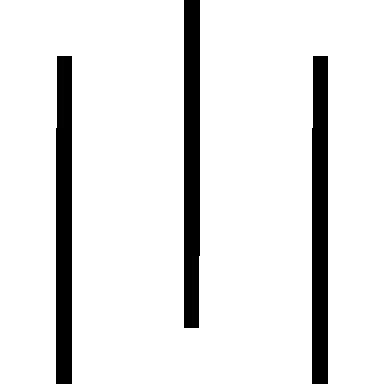

Below is a game level as drawn by its tile map, then a one-line description and the .tmx file that defines it, in full:
An orthogonal 3x3 tile map with 128x128 px tiles, 1 tile layer (Tile Layer 1).

<map version="1.5" tiledversion="1.7.2" orientation="orthogonal" renderorder="right-down" width="3" height="3" tilewidth="128" tileheight="128" infinite="0" nextlayerid="2" nextobjectid="1">
 <tileset firstgid="1" name="g1" tilewidth="128" tileheight="128" tilecount="15" columns="0">
  <grid orientation="orthogonal" width="1" height="1" />
  <tile id="0">
   <image width="128" height="128" source="../tileset/0.bmp" />
  </tile>
  <tile id="1">
   <image width="128" height="128" source="../tileset/1.bmp" />
  </tile>
  <tile id="2">
   <image width="128" height="128" source="../tileset/2.bmp" />
  </tile>
  <tile id="3">
   <image width="128" height="128" source="../tileset/3.bmp" />
  </tile>
  <tile id="4">
   <image width="128" height="128" source="../tileset/4.bmp" />
  </tile>
  <tile id="5">
   <image width="128" height="128" source="../tileset/5.bmp" />
  </tile>
  <tile id="6">
   <image width="128" height="128" source="../tileset/6.bmp" />
  </tile>
  <tile id="7">
   <image width="128" height="128" source="../tileset/7.bmp" />
  </tile>
  <tile id="8">
   <image width="128" height="128" source="../tileset/8.bmp" />
  </tile>
  <tile id="9">
   <image width="128" height="128" source="../tileset/9.bmp" />
  </tile>
  <tile id="10">
   <image width="128" height="128" source="../tileset/10.bmp" />
  </tile>
  <tile id="11">
   <image width="128" height="128" source="../tileset/11.bmp" />
  </tile>
  <tile id="12">
   <image width="128" height="128" source="../tileset/12.bmp" />
  </tile>
  <tile id="13">
   <image width="128" height="128" source="../tileset/13.bmp" />
  </tile>
  <tile id="14">
   <image width="128" height="128" source="../tileset/14.bmp" />
  </tile>
 </tileset>
 <layer id="1" name="Tile Layer 1" width="3" height="3">
  <data encoding="csv">
3,5,3,
5,5,5,
5,1,5
</data>
 </layer>
</map>
